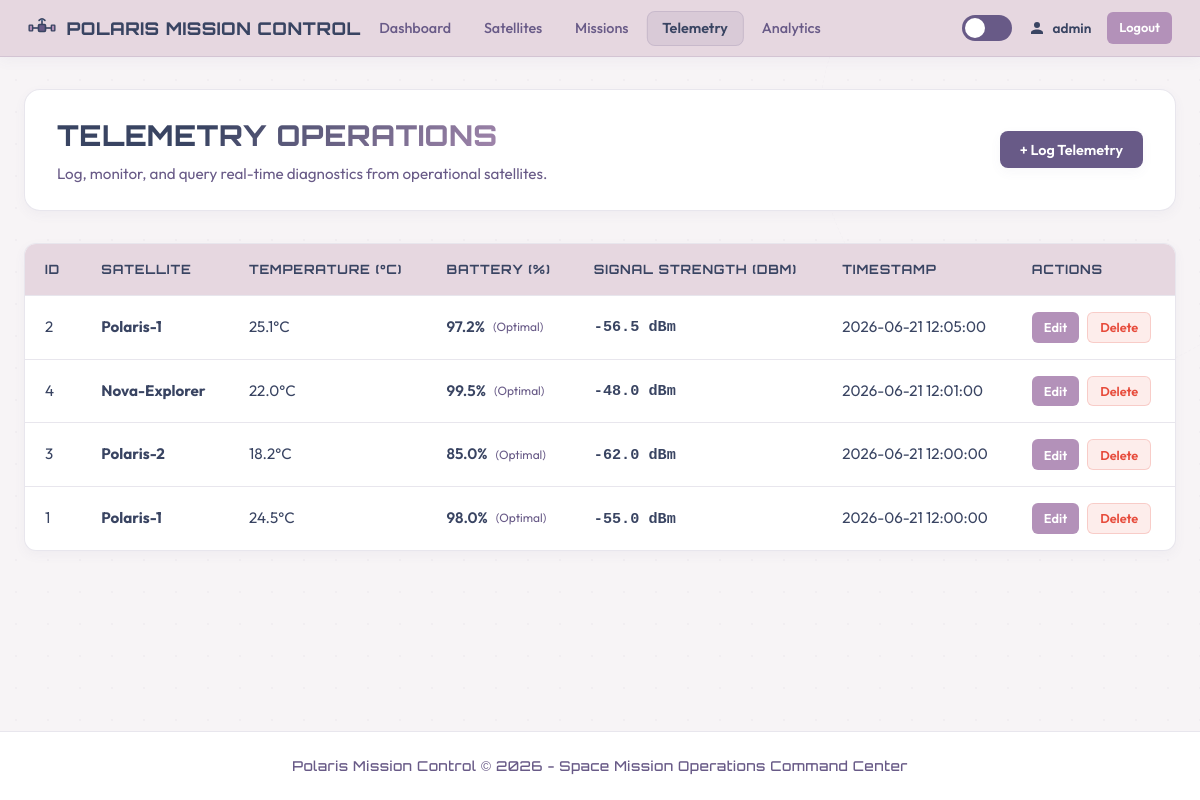
Page /telemetry (signed in) on the committed database.
### tables this page shows
CREATE TABLE telemetry (
    id INTEGER PRIMARY KEY AUTOINCREMENT,
    satellite_id INTEGER NOT NULL,
    temperature REAL NOT NULL,
    battery_level REAL NOT NULL,
    signal_strength REAL NOT NULL,
    timestamp TEXT NOT NULL,
    FOREIGN KEY (satellite_id) REFERENCES satellites(id) ON DELETE CASCADE
);

CREATE TABLE satellites (
    id INTEGER PRIMARY KEY AUTOINCREMENT,
    name TEXT NOT NULL,
    launch_date TEXT NOT NULL,
    orbit_type TEXT NOT NULL,
    status TEXT CHECK( status IN ('Active', 'Inactive') ) NOT NULL
);

### app.py (the view, shortened to what this page needs)
@app.route('/telemetry', methods=['GET', 'POST'])
@login_required
def telemetry():
    log_event("Accessed telemetry records", 'info', {'event_type': 'telemetry_access'})
    db = get_db()
    telemetry_list = db.execute('''
        SELECT t.id, t.satellite_id, s.name as satellite_name, t.temperature, t.battery_level, t.signal_strength, t.timestamp
        FROM telemetry t
        JOIN satellites s ON t.satellite_id = s.id
        ORDER BY t.timestamp DESC, t.id DESC
    ''').fetchall()
    satellites_list = db.execute('SELECT id, name FROM satellites ORDER BY name').fetchall()
    db.close()
    return render_template('telemetry.html', telemetry=telemetry_list, satellites=satellites_list)

### app.py (called while the page is built)
def log_event(message, level='info', extra=None):
    if extra is None:
        extra = {}
    extra_fields = {
        'username': session.get('username', 'anonymous'),
        'ip_address': request.remote_addr if request else '127.0.0.1',
        'url': request.path if request else 'startup'
    }
    extra_fields.update(extra)
    log_func = getattr(logger, level.lower(), logger.info)
    log_func(message, extra={'extra_fields': extra_fields})

def get_db():
    db = sqlite3.connect(DATABASE)
    db.row_factory = sqlite3.Row
    return db

def login_required(f):
    @wraps(f)
    def decorated_function(*args, **kwargs):
        if 'username' not in session:
            return redirect(url_for('login'))
        return f(*args, **kwargs)
    return decorated_function

    def emit(self, record):
        try:
            log_entry = {
                "timestamp": self.formatter.formatTime(record, "%Y-%m-%dT%H:%M:%S") + ".000Z",
                "level": record.levelname,
                "message": record.getMessage(),
                "logger": record.name,
                "file": record.filename,
                "line": record.lineno
            }
            if hasattr(record, 'extra_fields'):
                log_entry.update(record.extra_fields)
            payload = (json.dumps(log_entry) + "\n").encode('utf-8')
            sock = socket.socket(socket.AF_INET, socket.SOCK_DGRAM)
            sock.sendto(payload, (self.host, self.port))
            sock.close()
        except Exception:
            pass

### templates/telemetry.html (shortened to what this page needs)
<!DOCTYPE html>
<html lang="en">
<head>
  <link rel="stylesheet" href="{{ url_for('static', filename='css/style.css') }}">
</head>
<body>
  <header>
    <div class="navbar">
      <a href="{{ url_for('dashboard') }}" class="nav-brand">
        <span>Polaris Mission Control</span>
      </a>
      <ul class="nav-menu">
        <li><a href="{{ url_for('dashboard') }}" class="nav-link">Dashboard</a></li>
        <li><a href="{{ url_for('satellites') }}" class="nav-link">Satellites</a></li>
        <li><a href="{{ url_for('missions') }}" class="nav-link">Missions</a></li>
        <li><a href="{{ url_for('telemetry') }}" class="nav-link active">Telemetry</a></li>
        <li><a href="{{ url_for('analytics') }}" class="nav-link">Analytics</a></li>
      </ul>
      <div class="nav-controls">
        <div class="theme-switch-wrapper">
          <label class="theme-switch" for="theme-toggle">
            <span class="slider"></span>
          </label>
        </div>
        <span class="nav-user">
          <svg style="width:18px;height:18px;fill:currentColor" viewBox="0 0 24 24">
            <path d="M12,4A4,4 0 0,1 16,8A4,4 0 0,1 12,12A4,4 0 0,1 8,8A4,4 0 0,1 12,4M12,14C16.42,14 20,15.79 20,18V20H4V18C4,15.79 7.58,14 12,14Z"/>
          </svg>
          {{ session['username'] }}
        </span>
        <a href="{{ url_for('logout') }}" class="btn btn-secondary btn-sm">Logout</a>
      </div>
    </div>
  </header>
  <main class="container">
    <div class="page-header">
      <div class="page-title">
        <h1>Telemetry Operations</h1>
        <p>Log, monitor, and query real-time diagnostics from operational satellites.</p>
      </div>
      {% if satellites %}
        <button class="btn btn-primary" onclick="openAddDialog()">+ Log Telemetry</button>
      {% else %}
        <button class="btn btn-primary" disabled title="Add a satellite first">No Satellites Available</button>
      {% endif %}
    </div>
    <div class="table-responsive">
      <table class="data-table">
        <thead>
          <tr>
            <th>ID</th>
            <th>Satellite</th>
            <th>Temperature (°C)</th>
            <th>Battery (%)</th>
            <th>Signal Strength (dBm)</th>
            <th>Timestamp</th>
            <th>Actions</th>
          </tr>
        </thead>
        <tbody>
          {% for record in telemetry %}
            <tr>
              <td>{{ record.id }}</td>
              <td><strong>{{ record.satellite_name }}</strong></td>
              <td>{{ record.temperature }}°C</td>
              <td>
                <div style="display:flex; align-items:center; gap:0.5rem;">
                  <span style="font-weight:600;">{{ record.battery_level }}%</span>
                  <span style="font-size:0.75rem; color:var(--text-muted);">
                    ({% if record.battery_level > 50 %}Optimal{% else %}Critical{% endif %})
                  </span>
                </div>
              </td>
              <td>
                <span style="font-family:monospace; font-weight:600;">{{ record.signal_strength }} dBm</span>
              </td>
              <td>{{ record.timestamp }}</td>
              <td>
                <div class="action-cell">
                  <button class="btn btn-secondary btn-sm" onclick="openEditDialog('{{ record.id }}', '{{ record.satellite_id }}', '{{ record.temperature }}', '{{ record.battery_level }}', '{{ record.signal_strength }}', '{{ record.timestamp }}')">Edit</button>
                  <form action="{{ url_for('delete_telemetry', id=record.id) }}" method="POST" onsubmit="return confirm('Are you sure you want to delete this telemetry log?');" style="display:inline;">
                    <button type="submit" class="btn btn-danger btn-sm">Delete</button>
                  </form>
                </div>
              </td>
            </tr>
          {% endfor %}
        </tbody>
      </table>
    </div>
  </main>
  <footer>
    <p>Polaris Mission Control &copy; 2026 - Space Mission Operations Command Center</p>
  </footer>
</body>
</html>

### rows in the picture
telemetry: id "2", satellite_name "Polaris-1", temperature "25.1", battery_level "97.2", shows "Optimal", signal_strength "-56.5", timestamp "2026-06-21 12:05:00"
telemetry: id "4", satellite_name "Nova-Explorer", temperature "22.0", battery_level "99.5", shows "Optimal", signal_strength "-48.0", timestamp "2026-06-21 12:01:00"
telemetry: id "3", satellite_name "Polaris-2", temperature "18.2", battery_level "85.0", shows "Optimal", signal_strength "-62.0", timestamp "2026-06-21 12:00:00"
telemetry: id "1", satellite_name "Polaris-1", temperature "24.5", battery_level "98.0", shows "Optimal", signal_strength "-55.0", timestamp "2026-06-21 12:00:00"

### other values in the picture
{{ session['username'] }} "admin"
